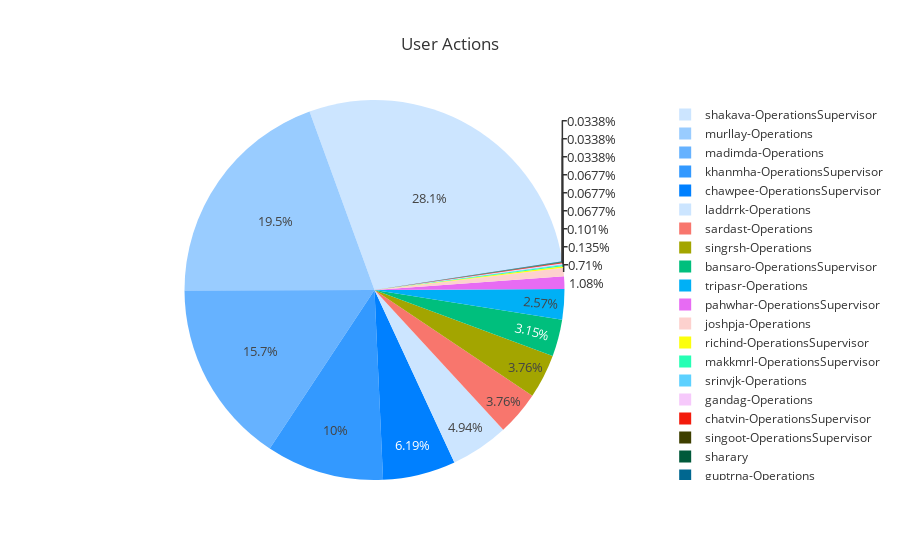

The notebook cell this image was saved under:
### Code cell
labels = list(dff_cn['exceptionManagement.lastActionUser'].value_counts().index)
values = list(dff_cn['exceptionManagement.lastActionUser'].value_counts().values)
hovertext = ['User: ' + labels[x] + '<br>' + str(values[x]) + ' (' + str(round(values[x] / sum(values) * 100,2)) + '%)' for x in range(0,len(values))]
fig = go.Figure(data=[go.Pie(labels=labels, values=values,# text = labels,
                             hovertext=hovertext, 
                             # textinfo="text",
                             hoverinfo="text")])


# fig.update_traces(marker = dict(colors = ['#ff9999', '#E5CCFF', '#GCFFCC','#D6DBDF', '#FFCCCC']),rotation=-20)
fig.update_traces(marker = dict(colors = ['#CCE5FF', '#99CCFF', '#66B2FF','#3399FF', '#0080FF', '#CCE5FF',]),rotation=-20)


# fig.add_annotation(
#     x = -0.2,
#     y = 1.1,
#     text = "Actions Performed by Users in the one month period<br>Count of users: ",
#     showarrow =False,
#     font = dict(size=14, color='blue'),
# )

fig.update_layout(
                 title='User Actions',
                 template="ggplot2",
                uniformtext_minsize=13, uniformtext_mode='hide'
                 )

plotly.offline.plot(fig, filename = 'User Actions.html',auto_open=False)

fig.update_layout(height=700,
                 )

fig.show()

### Figure 1 — Plotly figure (JSON) as saved in the notebook; plotly's stock layout.template omitted (floating-point values rounded to 4 significant figures)
{"data": [{"hoverinfo": "text", "hovertext": ["User: shakava-OperationsSupervisor<br>832 (28.15%)", "User: murllay-Operations<br>576 (19.49%)", "User: madimda-Operations<br>463 (15.66%)", "User: khanmha-OperationsSupervisor<br>296 (10.01%)", "User: chawpee-OperationsSupervisor<br>183 (6.19%)", "User: laddrrk-Operations<br>146 (4.94%)", "User: sardast-Operations<br>111 (3.76%)", "User: singrsh-Operations<br>111 (3.76%)", "User: bansaro-OperationsSupervisor<br>93 (3.15%)", "User: tripasr-Operations<br>76 (2.57%)", "User: pahwhar-OperationsSupervisor<br>32 (1.08%)", "User: joshpja-Operations<br>21 (0.71%)", "User: richind-OperationsSupervisor<br>4 (0.14%)", "User: makkmrl-OperationsSupervisor<br>3 (0.1%)", "User: srinvjk-Operations<br>2 (0.07%)", "User: gandag-Operations<br>2 (0.07%)", "User: chatvin-OperationsSupervisor<br>2 (0.07%)", "User: singoot-OperationsSupervisor<br>1 (0.03%)", "User: sharary<br>1 (0.03%)", "User: guptrna-Operations<br>1 (0.03%)"], "labels": ["shakava-OperationsSupervisor", "murllay-Operations", "madimda-Operations", "khanmha-OperationsSupervisor", "chawpee-OperationsSupervisor", "laddrrk-Operations", "sardast-Operations", "singrsh-Operations", "bansaro-OperationsSupervisor", "tripasr-Operations", "pahwhar-OperationsSupervisor", "joshpja-Operations", "richind-OperationsSupervisor", "makkmrl-OperationsSupervisor", "srinvjk-Operations", "gandag-Operations", "chatvin-OperationsSupervisor", "singoot-OperationsSupervisor", "sharary", "guptrna-Operations"], "marker": {"colors": ["#CCE5FF", "#99CCFF", "#66B2FF", "#3399FF", "#0080FF", "#CCE5FF"]}, "rotation": -20, "type": "pie", "values": [832, 576, 463, 296, 183, 146, 111, 111, 93, 76, 32, 21, 4, 3, 2, 2, 2, 1, 1, 1]}], "layout": {"autosize": true, "title": {"text": "User Actions"}, "uniformtext": {"minsize": 13, "mode": "hide"}}}
